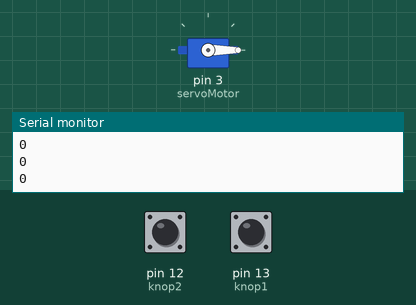
Recording of a sketch running on a simulated Arduino Uno, built with avr-gcc and run on an emulated ATmega328P. Parts: servo, the last lines printed to the serial monitor. The inputs (shaded band) are chosen by the test bench; at power-on: pin 13 (knop1) LOW, pin 12 (knop2) LOW.

Above: at 1.2 s.
1.3 s: pin 13 (knop1) pulled HIGH for 0.15 s
At 1.78 s:
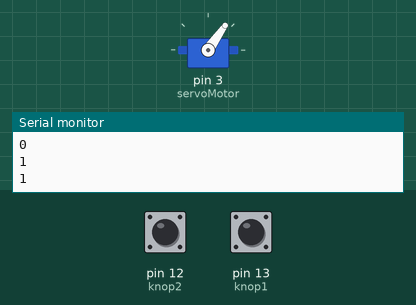
4.3 s: pin 12 (knop2) pulled HIGH for 0.15 s
At 4.76 s:
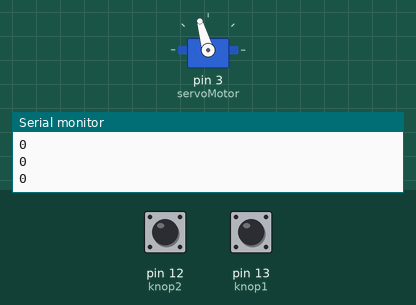
6.7 s: pin 12 (knop2) pulled HIGH for 1 s
At 8.06 s:
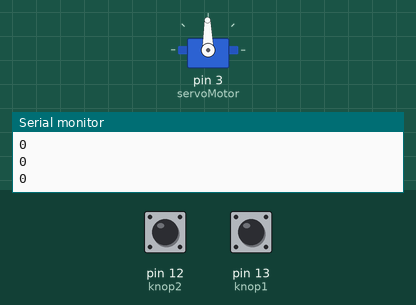
10.0 s: pin 13 (knop1) pulled HIGH for 1 s
At 11.39 s:
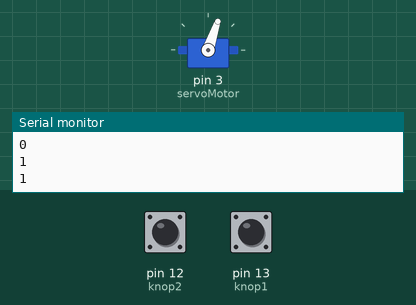
13.3 s: pin 12 (knop2) driven HIGH and pin 13 (knop1) driven HIGH
At 15.3 s:
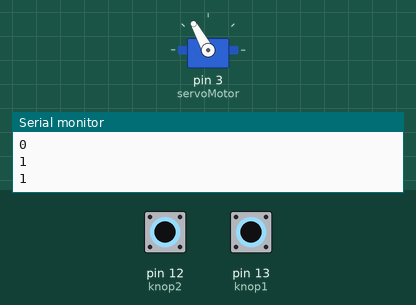
16.3 s: pin 12 (knop2) driven LOW
Timing chart, 0 to 20.3 s (numbered marks = the images above; inputs shaded):
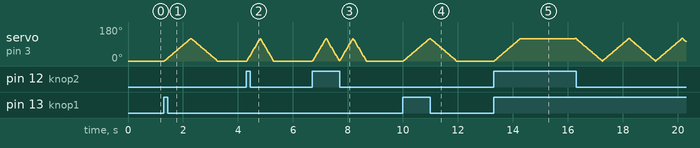

Measured:
- after the input at 1.3 s, servo on pin 3 (servoMotor): rises from 0° to 119° in 0.97 s, then falls to 0° in 0.96 s
- after the input at 4.3 s, servo on pin 3 (servoMotor): rises from 0° to 119° in 0.49 s, then falls to 0° in 0.49 s
- after the input at 10.0 s, servo on pin 3 (servoMotor): rises from 0° to 119° in 0.97 s, then falls to 0° in 0.96 s
- after the input at 13.3 s, servo on pin 3 (servoMotor): moves from 0° to 120° over 3.0 s, starting at once

The sketch:

Opdracht6.ino
```cpp
// Ophalen van Servo moter library
#include<Servo.h>

// Aanmaken van variabele voor de knoppen
const int knop1 = 13;
const int knop2 = 12;

// Variabele voor de servor motor
Servo servoMotor;

// Variabele voor de statussen
int statusKnop1 = LOW;
int statusKnop2 = LOW;

void setup() {
  // Knoppen aan de variabele koppelen
  pinMode(knop1, INPUT);
  pinMode(knop2, INPUT);

  // Servo motor aan de variabele koppelen
  servoMotor.attach(3);

  Serial.begin(9600);
}

void loop() {
  // Statussen van de knoppen ophalen
  statusKnop1 = digitalRead(knop1);
  statusKnop2 = digitalRead(knop2);

  Serial.println(statusKnop1);
  Serial.println(statusKnop1);

  // Kijken of knop 1 alleen is ingedrukt
  if (statusKnop1 == HIGH && statusKnop2 == LOW){
    // Servo in 1 seconde heen laten gaan, dan in 1 seconde terug
    servoLoop(8,0);
  }

  // Kijken of alleen knop 2 is ingedrukt
  if (statusKnop1 == LOW && statusKnop2 == HIGH){
    // Servo in 0.5 seconde heen laten gaan, dan in 0.5 seconde terug
    servoLoop(4,0);
  }

  // Kijken of allebei de knoppen ingedrukt zijn
  if (statusKnop1 == HIGH && statusKnop2 == HIGH){
    // Servo in 1 seconde heen laten draaien, 2 seconde wachten en dan in 1 seconde terug
    servoLoop(8, 2000);
  }

  // Als er geen knoppen ingedrukt zijn dan de servo resetten
  else{
    servoMotor.write(0);
  }
}

/**
 * Functie om de servo motor heen en weer te laten lopen met een variabele voor de snelheid en de tussenstops
 *
 * @param snelheid de snelheid waarmee de servo boven/terug gaat
 * @param tussenstop de delay voordat de terug gaat
 */
void servoLoop (int snelheid, int tussenstop) {
  // Servo naar boven laten gaan
  for (int positie = 0; positie < 120; positie++) {
    // Positie veranderen
    servoMotor.write(positie);
    // Even wachten voordat de loop verder gaat
    delay(snelheid);
  }

  // Delay voordat de servo terug loopt
  delay(tussenstop);

  // Servo terug naar beneden laten lopen
  for (int positie = 120; positie > 0; positie--){
    // Positie veranderen
    servoMotor.write(positie);
    // Even wachten voordat de loop verder gaat
    delay(snelheid);
  }
 }
```
